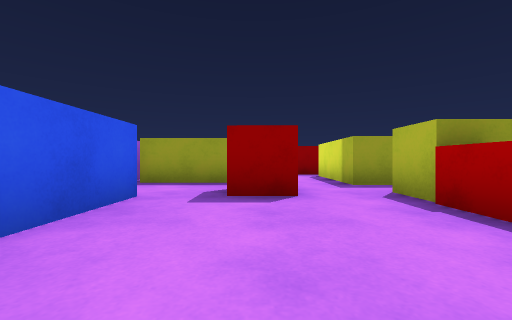
[1] (above)

24 first-person views from a walk through a Unity game level. The camera is 0.51 m above the floor, looks level and sees 90° across. The floor is counted in squares, 1 m on a side. Each view is taken from the middle of a square. On the plan, view 1 faces up. The plan holds only what a view shows up to about 9 squares ahead; the rest is blank. The player character is not drawn.

[2]
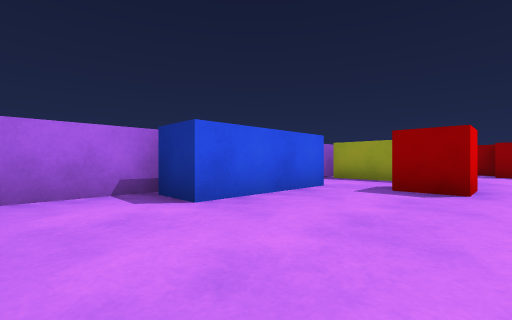

[3]
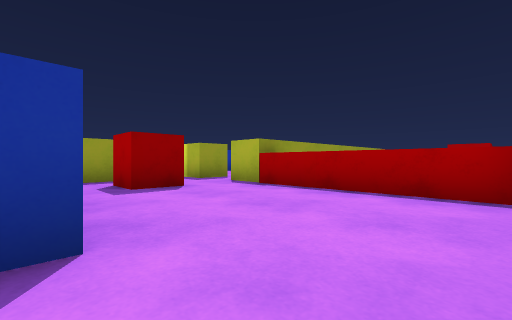

[4]
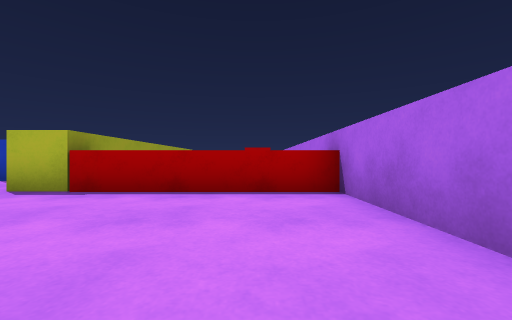

[5]
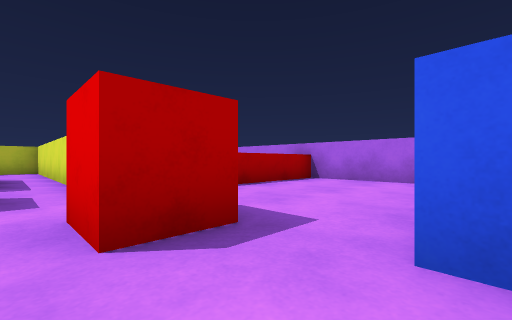

[6]
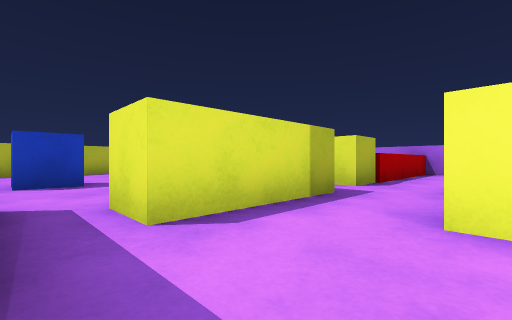

[7]
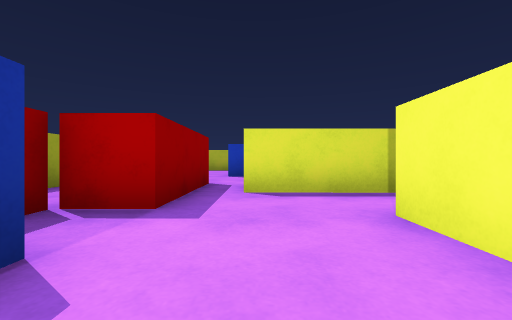

[8]
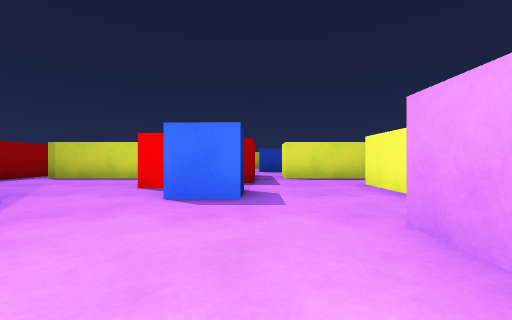

[9]
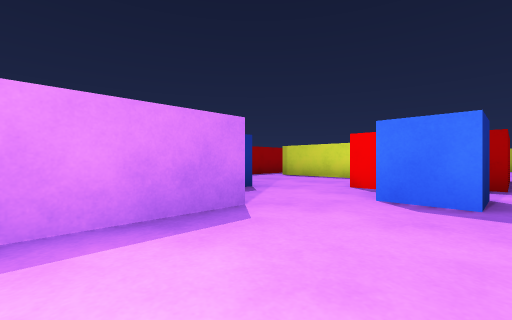

[10]
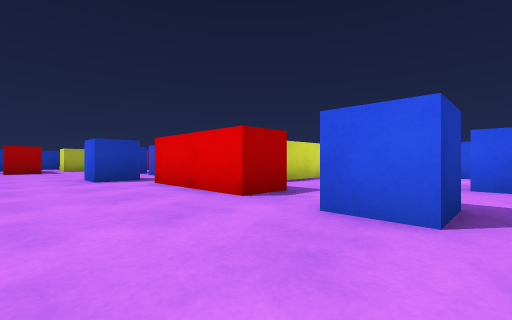

[11]
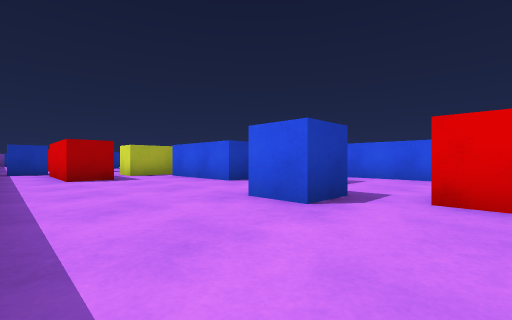

[12]
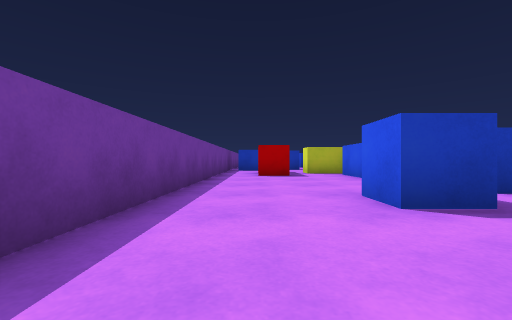

[13]
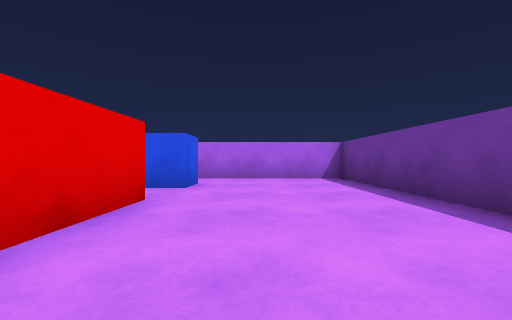

[14]
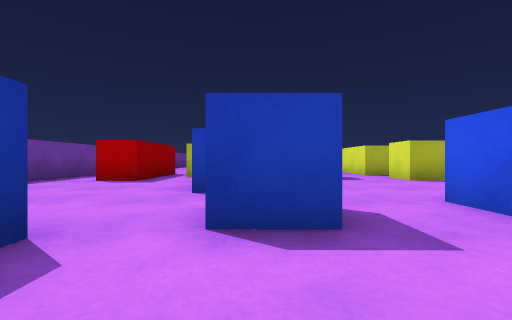

[15]
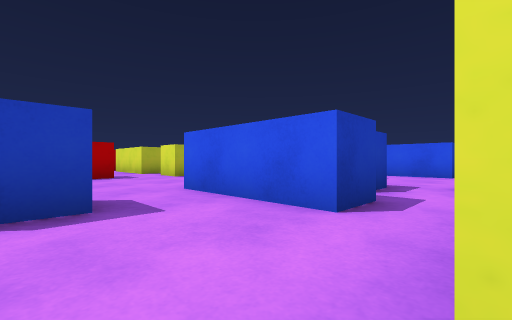

[16]
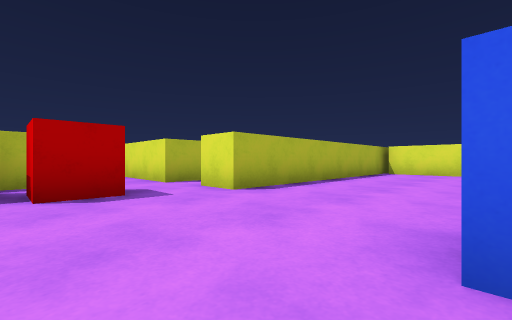

[17]
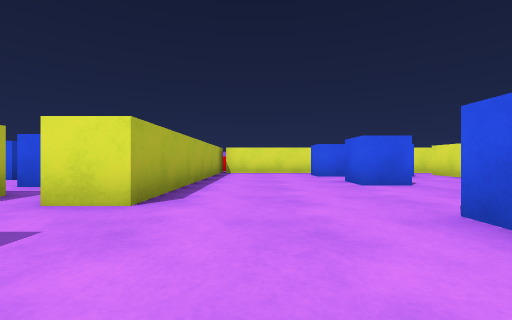

[18]
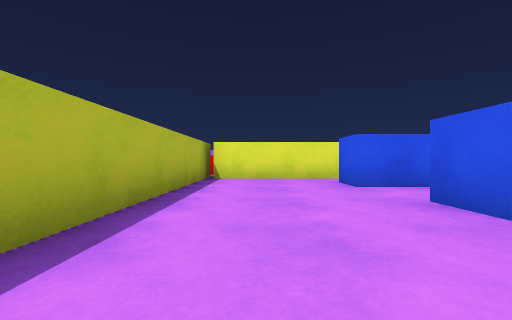

[19]
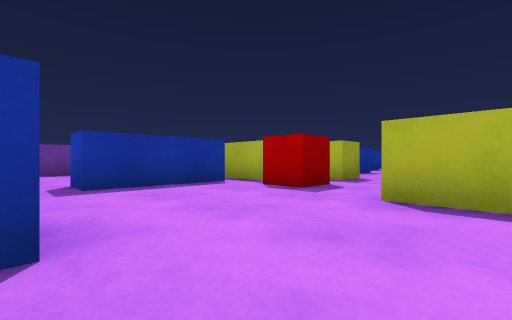

[20]
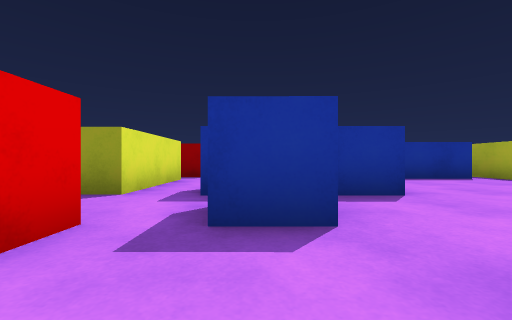

[21]
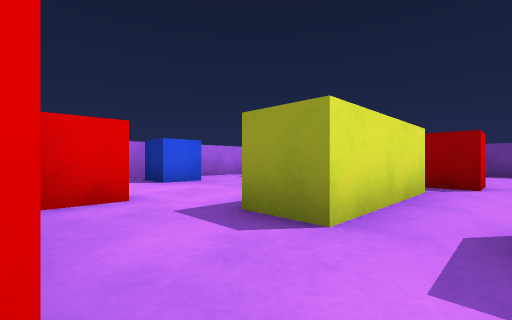

[22]
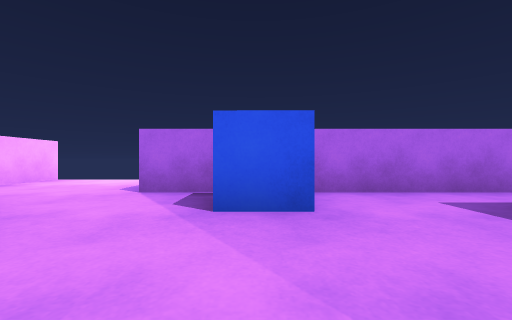

[23]
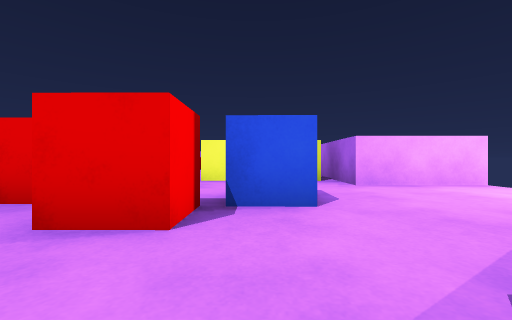

[24]
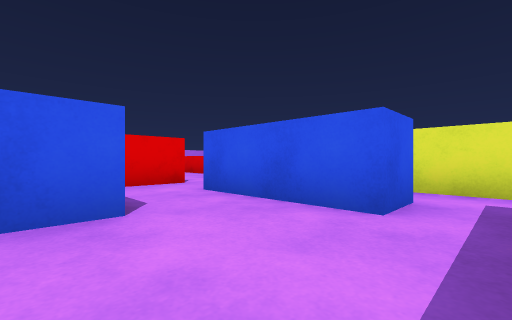

### Floor plan
Points are (right, up) in squares from view 1. A wall is a line through its corners. A room is listed if a view was taken in it or the views show most of it. See-through windows are left out.
Room 1 (views 1, 2, 3, 4, 5)
walls: (6.5, 3) (2.2, 3.1) (2.2, 4.1); (12.5, 9.2) (13.5, 9.2); (11.4, 10) (11.4, 8.9); (2, -1.4) (2, 3.1); (-0.7, -1.3) (5.3, -1.3); (-0.1, 5.7) (-2.6, 5.7); (-2.1, 3.6) (-1.7, 3.6) (-1.7, 0.6) (-2.7, 0.6); (-3, 0.9) (-3, -1)
ways out: opening at (1, 6) to room 2; opening at (12, 11) to room 3; opening at (13, 10) to room 4; gap at (13, 6) to room 4
objects: red cube (0, 4); red cube (8, 0) to (9, 0); other object (10, 0) to (10, 2)
Room 2 (views 6, 7, 8, 9, 10, 11, 12, 13, 14, 15, 16, 22, 23)
walls: (3, 14.7) (3, 11.7) (1.9, 11.7); (0.7, 15.5) (0.7, 16.6) (3.6, 16.6) (3.6, 15.6) (1.5, 15.6); (2, 12.2) (2, 14.7); (4.2, 11.7) (4.2, 12.7) (7.2, 12.7); (8, 15) (8, 16) (10.9, 16); (1.6, 10) (2.1, 10); (1.8, 20.3) (-3, 20.3) (-3, 11.2) (-5, 11.2); (3.6, 9) (0.7, 9) (0.7, 10.1); (11.6, 14.3) (11.6, 17.1); (2, 5.2) (2, 8.2); (-2.6, 6.7) (0.4, 6.7); (13.1, 17.9) (10.4, 17.9) (10.4, 18.9) (13.1, 18.9); (12.5, 20.3) (3.3, 20.3); (-5.8, 7.8) (-3, 7.8) (-3, 5)
ways out: opening at (1, 6) to room 1; opening at (2.5, 11) to room 3; opening at (8, 13.5) to room 3; gap at (4, 12) to room 3; opening at (13, 20)
objects: blue cube (-2, 13); blue cube (-1, 9) to (-1, 10); blue cube (-1, 16); red cube (0, 10) to (0, 11); blue cube (5, 17); blue cube (6, 15) to (7, 15)
Room 3 (views 17, 18, 19, 20, 21)
walls: (7.1, 12.2) (7.1, 11.7) (6.1, 11.7); (3.6, 10.1) (3.6, 9.3); (12.6, 10.2) (12.6, 11.3) (15.3, 11.3); (4, 6.2) (7.1, 6.2) (7.1, 5.1); (11, 15) (8, 15); (6.4, 4) (10.2, 4); (14.1, 13) (13, 13) (13, 14); (10.4, 3.1) (10.4, 11.2) (11.5, 11.2)
ways out: opening at (12, 11) to room 1; opening at (2.5, 11) to room 2; opening at (8, 13.5) to room 2; gap at (4, 12) to room 2; opening at (13.5, 12)
objects: blue cube (5, 10) to (5, 11); blue cube (6, 8) to (7, 9); red cube (11, 13) to (12, 13)
Room 4 (view 24)
walls: (13.5, 9.2) (13.5, 6.1); (13, 4.8) (14.4, 4.8)
ways out: opening at (13, 10) to room 1; gap at (13, 6) to room 1
objects: blue cube (15, 7) to (16, 7)

Positions as (right, up) in squares from view 1, and headings:
1: (0, 0), facing up
2: (1, -1), facing up-left
3: (-2, -1), facing up-right
4: (-2, 0), facing right
5: (-2, 5), facing down-right
6: (0, 9), facing down-right
7: (-2, 8), facing right
8: (-5, 9), facing right
9: (-5, 9), facing up-right
10: (-2, 19), facing down-right
11: (3, 20), facing down-right
12: (2, 19), facing right
13: (4, 18), facing left
14: (4, 15), facing right
15: (3, 15), facing down-right
16: (7, 14), facing down-right
17: (9, 14), facing down
18: (9, 11), facing down
19: (7, 10), facing up-right
20: (5, 8), facing up
21: (4, 10), facing up-left
22: (1, 13), facing left
23: (-1, 13), facing down
24: (16, 10), facing down-left
